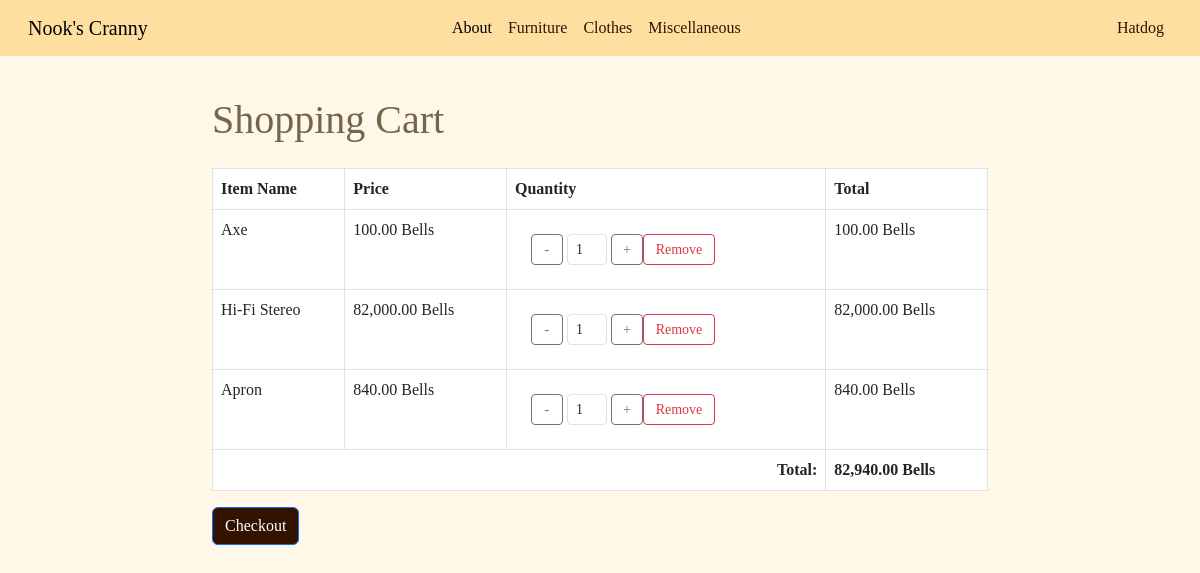
Page /pages/cart.php (signed in) on the earlier database version.
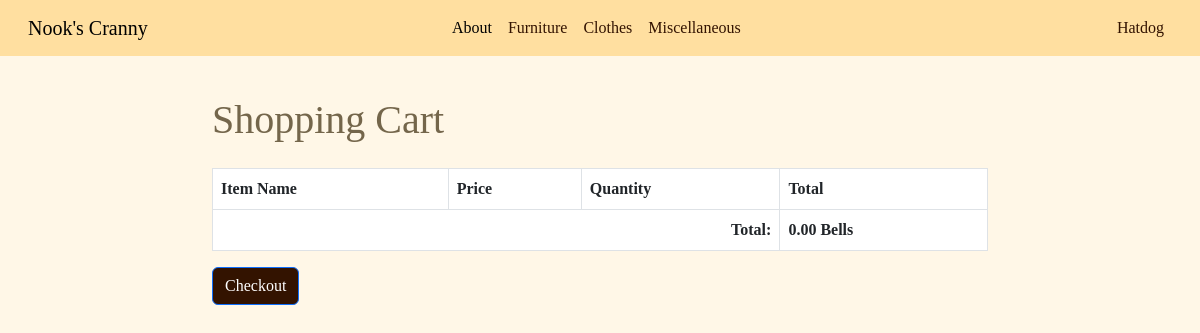
Same page on the later database version.
### tables this page shows
CREATE TABLE `cart` (
  `order_id` int(11) NOT NULL,
  `user_id` int(11) DEFAULT NULL,
  `item_id` int(11) DEFAULT NULL,
  `quantity` int(11) DEFAULT NULL
);

CREATE TABLE `products` (
  `item_id` int(255) NOT NULL,
  `item_name` varchar(255) NOT NULL,
  `item_desc` varchar(1000) NOT NULL,
  `item_price` int(255) NOT NULL,
  `item_quantity` int(255) NOT NULL,
  `item_type` varchar(255) NOT NULL
);

### pages/cart.php (the view, shortened to what this page needs)
<?php
include "../php/db_conn.php";
$username = $_SESSION['username'];
$sql = "SELECT cart.order_id, cart.item_id, cart.quantity, products.item_name, products.item_price
        FROM cart
        INNER JOIN products ON cart.item_id = products.item_id
        INNER JOIN users ON cart.user_id = users.id
        WHERE users.username = ?";
$stmt = $conn->prepare($sql);
$stmt->bind_param('s', $username);
$stmt->execute();
$result = $stmt->get_result();
$totalPrice = 0;
?>
<!DOCTYPE html>
<html lang="en">
<head>
    <link rel="stylesheet" href="https://cdnjs.cloudflare.com/ajax/libs/bootstrap/5.3.0/css/bootstrap.min.css">
    <link rel="stylesheet" href="https://cdnjs.cloudflare.com/ajax/libs/bootstrap-icons/1.10.0/font/bootstrap-icons.min.css">
    <link rel="stylesheet" href="../style/cartstyle.css">
</head>
<body>
    <nav class="navbar navbar-expand-lg fixed-top" id="navbar">
        <div class="container-fluid" id="navbar-container">
            <a class="navbar-brand" href="../index.php" id="navbar-brand">Nook's Cranny</a>
            <div class="collapse navbar-collapse" id="navbarResponsive">
                <div class="navbar-nav mx-auto" id="navbar-nav-center">
                    <a class="nav-link active" href="#" id="nav-item-home">About</a>
                    <a class="nav-link" href="#" id="nav-item-about">Furniture</a>
                    <a class="nav-link" href="#" id="nav-item-services">Clothes</a>
                    <a class="nav-link" href="#" id="nav-item-contact">Miscellaneous</a>
                </div>
                <ul class="navbar-nav ms-auto" id="navbar-nav-right">
                    <li class="nav-item dropdown" id="nav-item-login">
                        <?php if (isset($_SESSION['username'])): ?>
                            <a class="nav-link" href="#" id="navbarDropdown" role="button" aria-expanded="false">
                                <?php echo htmlspecialchars($_SESSION['name']); ?>
                            </a>
                        <?php endif; ?>
                    </li>
                </ul>
            </div>
        </div>
    </nav>
    <div class="container-fluid mt-5">
        <div class="row justify-content-center align-items-center">
            <div class="col-lg-8">
                <h1 class="mb-4 mt-5">Shopping Cart</h1>
                <div class="table-responsive">
                    <table class="table table-bordered">
                        <thead>
                            <tr>
                                <th>Item Name</th>
                                <th>Price</th>
                                <th>Quantity</th>
                                <th>Total</th>
                            </tr>
                        </thead>
                        <tbody>
                        <?php while ($row = $result->fetch_assoc()) : ?>
                        <?php
                        $orderId = $row['order_id'];
                        $itemName = $row['item_name'];
                        $itemPrice = $row['item_price'];
                        $quantity = $row['quantity'];
                        $totalItemPrice = $itemPrice * $quantity;
                        $totalPrice += $totalItemPrice;
                        ?>
                        <tr>
                            <td><?php echo htmlspecialchars($itemName); ?></td>
                            <td><?php echo number_format($itemPrice, 2); ?> Bells</td>
                            <td style="padding: 3vh;">
                                <div class="d-flex align-items-center">
                                    <button class="btn btn-sm btn-outline-secondary btn-minus" data-order-id="<?php echo $orderId; ?>" data-item-price="<?php echo $itemPrice; ?>" style="width: 4vh;">-</button>
                                    <input id="quantity<?php echo $orderId; ?>" type="text" class="form-control form-control-sm quantity-input mx-1" value="<?php echo $quantity; ?>" readonly style="width: 5vh;">
                                    <button class="btn btn-sm btn-outline-secondary btn-plus" data-order-id="<?php echo $orderId; ?>" data-item-price="<?php echo $itemPrice; ?>" style="width: 4vh;">+</button>
                                    <button class="btn btn-sm btn-outline-danger btn-remove" data-order-id="<?php echo $orderId; ?>" style="width: 9vh;">Remove</button>
                                </div>
                            </td>
                            <td id="totalItemPrice<?php echo $orderId; ?>" class="item-total-price"><?php echo number_format($totalItemPrice, 2); ?> Bells</td>
                        </tr>
                    <?php endwhile; ?>
                            <tr>
                                <td colspan="3" class="text-end"><strong>Total:</strong></td>
                                <td id="totalPrice"><strong><?php echo number_format($totalPrice, 2); ?> Bells</strong></td>
                            </tr>
                        </tbody>
                    </table>
                </div>
                <button id="checkoutButton" class="btn btn-primary">Checkout</button>
            </div>
        </div>
    </div>
</body>
</html>

### style/cartstyle.css (style rules this page uses)
* { box-sizing: border-box; cursor: url('../img/Pointer.png'), auto; font-family: Seurat; }
body { margin: 0; background: #fff7e7; color: #74664b; }
#navbar { background: #ffdfa0; padding: 0.5rem 1rem; display: flex; justify-content: space-between; }
#navbar-container { display: flex; align-items: center; }
#navbar-nav-center { display: flex; justify-content: center; flex-grow: 1; padding-right: 5rem; }
.nav-link { padding: 0 15px; text-decoration: none; color: #331300; transition: color 0.3s; }
#navbar-nav-right { margin-left: auto; }
.btn-primary { background-color: #331300; }

Differences in the rows shown:
removed cart: item.item_name "Axe", item.item_price "100.00", quantity "1", totalItemPrice "100.00"
removed cart: item.item_name "Hi-Fi Stereo", item.item_price "82,000.00", quantity "1", totalItemPrice "82,000.00"
removed cart: item.item_name "Apron", item.item_price "840.00", quantity "1", totalItemPrice "840.00"
Other differences:
$totalPrice: "82,940.00" → "0.00"
